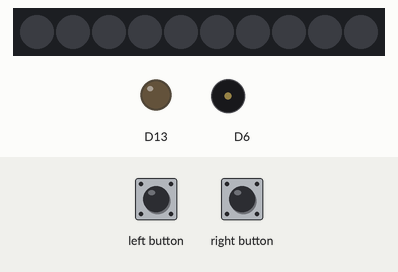
This sketch was run on a simulated Adafruit Circuit Playground Express. Shown: 10 RGB LEDs in strip order, left to right, output pins drawn as LEDs (lit = HIGH), buzzer (waves = sounding). The test bench sets the inputs (shaded band).

Above: at 1.2 s.
1.3 s: left button pressed for 3.2 s
At 1.8 s:
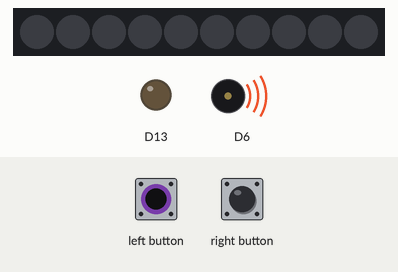
6.8 s: right button pressed for 3.2 s
At 11.4 s:
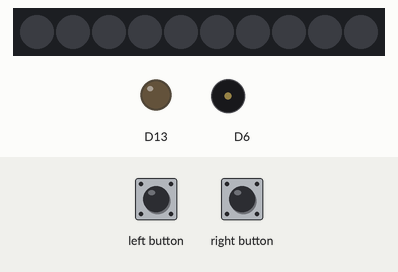
Timing chart, 0 to 12.9 s (numbered marks = the images above; inputs shaded):
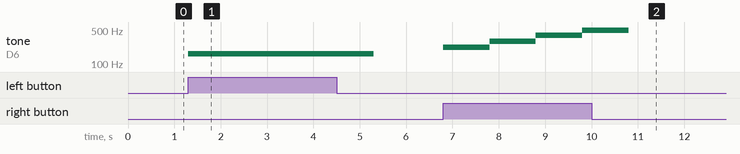

The sketch:

tuner.ino
```cpp
// (licence header left out)
#include <Adafruit_CircuitPlayground.h>

//  frequencies

#define D 293.66
#define E 329.63
#define G 392.00
#define A 440.00
#define B 493.88

float strings[] = {E / 2, A / 2, D, G, B, E * 2};
int i = 0;

//  setup

void setup() {
  CircuitPlayground.begin();
}

//  loop - check buttons

void loop() {
   if (CircuitPlayground.leftButton()) {
      CircuitPlayground.playTone (strings[i], 1000);
   }

   if (CircuitPlayground.rightButton()) {
     i++;
     if (i > 5) {
       i = 0;
     }
    CircuitPlayground.playTone(strings[i], 1000);
  }
}
```

Measured:
- after the input at 1.3 s, tone on D6: silent → 164 Hz at once, → silent 4.0 s later
- after the input at 6.8 s, tone on D6: plays 220 Hz for 1.0 s, 293 Hz for 1.0 s, 392 Hz for 1.0 s, 493 Hz for 1.0 s, starting at once
